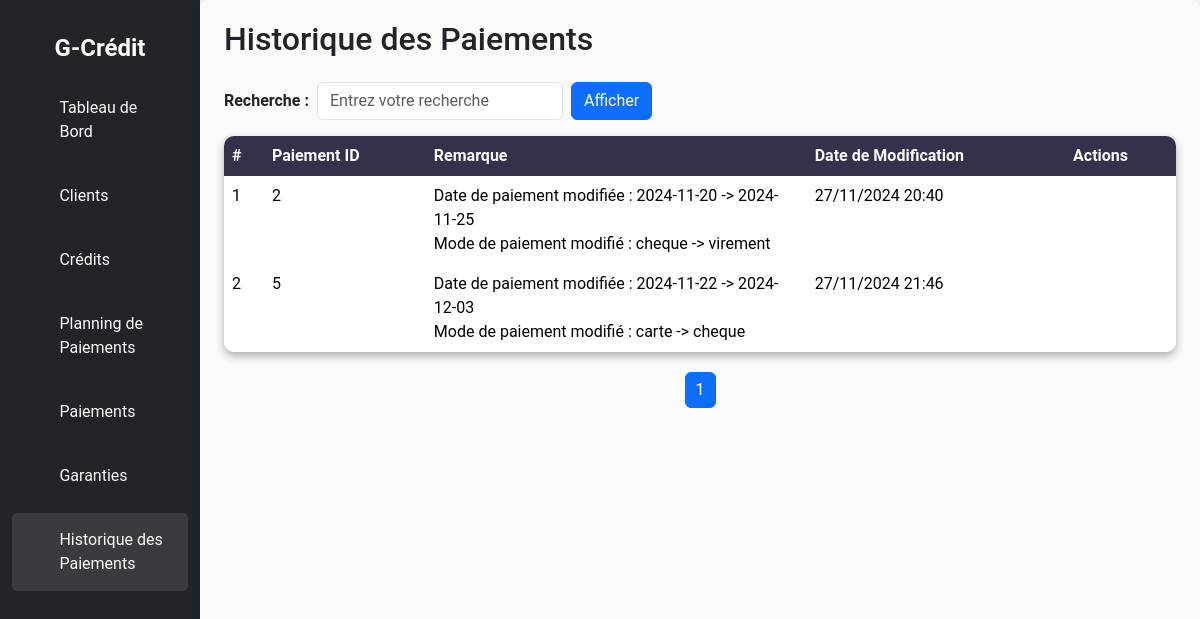
Screenshot of /historiques/ with the database file from the repository.
### credit/models.py (models this page shows, shortened)
class HistoriquePaiement(models.Model):
    id = models.AutoField(primary_key=True)
    paiement = models.ForeignKey(Paiement, on_delete=models.CASCADE, related_name="historiques")
    date_modification = models.DateTimeField(auto_now=True)
    remarque = models.TextField(blank=True)

class Paiement(models.Model):
    id = models.AutoField(primary_key=True)
    credit = models.ForeignKey(Credit, on_delete=models.CASCADE, related_name="paiements")
    planning = models.ForeignKey(PlanningPaiements, on_delete=models.CASCADE, related_name="paiements")
    montant_paye = models.DecimalField(max_digits=15, decimal_places=2)
    date_paiement = models.DateField()
    mode_paiement = models.CharField(max_length=10, choices=[
        ('cheque', 'Chèque'),
        ('carte', 'Carte bancaire'),
        ('espece', 'Espèces'),
        ('virement', 'Virement bancaire'),
    ])

### credit/views.py (the view)
# urls.py: path('historiques/', views.HistoriquePaiementList.as_view(), name='historique-list'),
class HistoriquePaiementList(ListView):
    template_name = 'Historique_Paiements/historiques.html'
    model = HistoriquePaiement
    context_object_name = "leshistoriques"
    paginate_by = 5
    def get_context_data(self, **kwargs):
            context = super().get_context_data(**kwargs)
            recherche = self.request.GET.get("query", "")
            if recherche:
                historiques = HistoriquePaiement.objects.filter(
                    Q(id__icontains=recherche) |
                    Q(remarque__icontains=recherche)
                )
            else:
                historiques = HistoriquePaiement.objects.all()
            paginator = Paginator(historiques, self.paginate_by)
            page_number = self.request.GET.get('page')
            page_obj = paginator.get_page(page_number)
            context['leshistoriques'] = page_obj
            context['query'] = recherche
            return context
    def get_queryset(self):
        recherche = self.request.GET.get("query", "")
        if recherche:
            return HistoriquePaiement.objects.filter(
                Q(id__icontains=recherche) |
                Q(remarque__icontains=recherche)
            )
        else:
            return HistoriquePaiement.objects.all()

### templates/Historique_Paiements/historiques.html (shortened to what this page needs)
<!DOCTYPE html>
<html lang="fr">
<head>
    {% load static %}
    <link rel="stylesheet" href="{% static 'bootstrap/css/bootstrap.css' %}">
    <link rel="stylesheet" href="{% static 'credit/css/style.css' %}">
    <link rel="stylesheet" href="{% static 'bootstrap-icons-1.11.3/font/bootstrap-icons.css' %}">
    <link rel="stylesheet" href="{% static 'sweetalert/sweetalert2.min.css' %}">
</head>
<body>
    <div class="container-fluid">
        <div class="row">
            <nav class="col-md-3 col-lg-2 d-none d-md-block bg-dark sidebar">
                <div class="logo-details">
                    <span class="logo_name">G-Crédit</span>
                </div>
                <ul class="nav-links">
                    <li>
                        <a href="{% url 'home' %}">
                            <i class="bi bi-grid"></i>
                            <span>Tableau de Bord</span>
                        </a>
                    </li>
                    <li>
                        <a href="{% url 'client-list' %}">
                            <i class="bi bi-person"></i>
                            <span>Clients</span>
                        </a>
                    </li>
                    <li>
                        <a href="{% url 'credit-list' %}">
                            <i class="bi bi-calendar"></i>
                            <span>Crédits</span>
                        </a>
                    </li>
                    <li>
                        <a href="{% url 'planning-paiement-list' %}">
                            <i class="bi bi-file-earmark-text"></i>
                            <span>Planning de Paiements</span>
                        </a>
                    </li>
                    <li>
                        <a href="{% url 'paiement-list' %}">
                            <i class="bi bi-cash-coin"></i>
                            <span>Paiements</span>
                        </a>
                    </li>
                    <li>
                        <a href="{% url 'garantie-list' %}">
                            <i class="bi bi-shield-lock"></i>
                            <span>Garanties</span>
                        </a>
                    </li>
                    <li>
                        <a href="{% url 'historique-list' %}" class="active">
                            <i class="bi bi-journal-text"></i>
                            <span>Historique des Paiements</span>
                        </a>
                    </li>
                </ul>
            </nav>
            <main class="col-md-9 ms-sm-auto col-lg-10 px-md-4" id="main-content">
                <h2 class="mb-4">Historique des Paiements</h2>
                <div class="mb-3">
                    <form method="GET" action="" class="row g-2 align-items-center">
                        <div class="col-auto">
                            <label for="query" class="form-label fw-bold mb-0">Recherche :</label>
                        </div>
                        <div class="col-auto">
                            <input type="text" id="query" name="query" value="{{ request.GET.query|default:'' }}"
                                class="form-control" style="max-width: 300px;" placeholder="Entrez votre recherche">
                        </div>
                        <div class="col-auto">
                            <button type="submit" class="btn btn-primary">Afficher</button>
                        </div>
                    </form>
                </div>
                <table class="table table-bordered table-hover table-rounded">
                    <thead class="table-dark">
                        <tr>
                            <th>#</th>
                            <th>Paiement ID</th>
                            <th style="width: 40%;">Remarque</th>
                            <th>Date de Modification</th>
                            <th colspan="2">Actions</th>
                        </tr>
                    </thead>
                    <tbody>
                        {% for historique in leshistoriques %}
                        <tr>
                            <td>{{ historique.id }}</td>
                            <td>{{ historique.paiement.id }}</td>
                            <td>{{ historique.remarque|safe }}</td>
                            <td>{{ historique.date_modification|date:"d/m/Y H:i" }}</td>
                            <td>
                                <a href="{% url 'historique-detail' id=historique.id %}" class="text-info">
                                    <i class="bi bi-eye"></i>
                                </a>
                            </td>
                            <td>
                                <a href="javascript:void(0);" class="text-danger"
                                    onclick="confirmDelete('{{ historique.id }}');">
                                    <i class="bi bi-trash"></i>
                                </a>
                            </td>
                        </tr>
                        {% empty %}
                        <tr>
                            <td colspan="5" class="text-center">Aucun historique trouvé.</td>
                        </tr>
                        {% endfor %}
                    </tbody>
                </table>
                <ul class="pagination">
                    {% for page_num in leshistoriques.paginator.page_range %}
                    <li class="page-item {% if page_num == leshistoriques.number %}active{% endif %}">
                        <a class="page-link" href="?page={{ page_num }}&query={{ request.GET.query }}">{{ page_num }}</a>
                    </li>
                    {% endfor %}
                </ul>
            </main>
        </div>
    </div>
</body>
</html>

### statics/credit/css/style.css (style rules this page uses)
* { margin: 0; padding: 0; box-sizing: border-box; transition: all 500ms ease; }
body { font-family: 'Roboto', sans-serif; background-color: #f5f7fa; }
.sidebar { padding-top: 20px; background-color: #343a40; color: white; height: 100vh; }
.logo-details { display: flex; justify-content: center; padding: 10px; }
.logo_name { font-size: 1.5rem; font-weight: bold; color: #fafafa; }
.nav-links { list-style: none; padding: 0; }
.nav-links li { width: 100%; padding: 5px 0; }
.nav-links a { display: flex; align-items: center; padding: 15px; color: #f8f9fa; text-decoration: none; transition: background 0.3s, color 0.3s; }
.nav-links a i { margin-right: 20px; }
.nav-links a:hover, .nav-links a.active { background-color: rgba(255, 255, 255, 0.1); color: #fafafa; border-radius: 5px; }
#main-content { padding: 20px; background-color: #fafafa; border-radius: 8px; box-shadow: 0 2px 10px rgba(0, 0, 0, 0.1); }
.table-rounded { border-collapse: separate; border-spacing: 0; box-shadow: 0 4px 8px rgba(0, 0, 0, 0.3); border-radius: 10px; overflow: hidden; }
.table-rounded th, .table-rounded td { border: none; }
.table-rounded thead th { background-color: #36304A; color: #fafafa; }
.pagination { margin-top: 20px; display: flex; justify-content: center; align-items: center; gap: 5px; }
.pagination a { padding: 5px 10px; text-decoration: none; color: #007bff; border: 1px solid #ddd; border-radius: 5px; transition: background-color 0.3s, color 0.3s; }

### rows the page displays
HistoriquePaiement: id "1", paiement.id "2", remarque "Date de paiement modifiée : 2024-11-20 -> 2024-11-25 Mode de paiement modifié : cheque -> virement", date_modification "27/11/2024 20:40"
HistoriquePaiement: id "2", paiement.id "5", remarque "Date de paiement modifiée : 2024-11-22 -> 2024-12-03 Mode de paiement modifié : carte -> cheque", date_modification "27/11/2024 21:46"

### other values shown
{{ page_num }} "1"
